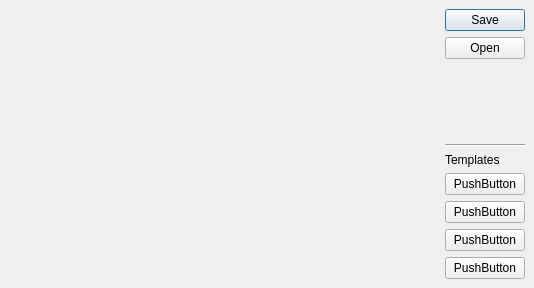
<?xml version="1.0" encoding="UTF-8"?>
<ui version="4.0">
 <class>DockEditor</class>
 <widget class="QDockWidget" name="DockEditor">
  <property name="geometry">
   <rect>
    <x>0</x>
    <y>0</y>
    <width>534</width>
    <height>288</height>
   </rect>
  </property>
  <property name="windowTitle">
   <string>DockWidget</string>
  </property>
  <widget class="QWidget" name="DockEditorContent">
   <layout class="QGridLayout" name="gridLayout">
    <item row="0" column="1">
     <widget class="QDialogButtonBox" name="fileBox">
      <property name="orientation">
       <enum>Qt::Vertical</enum>
      </property>
      <property name="standardButtons">
       <set>QDialogButtonBox::Open|QDialogButtonBox::Save</set>
      </property>
     </widget>
    </item>
    <item row="3" column="1">
     <widget class="QLabel" name="label">
      <property name="text">
       <string>Templates</string>
      </property>
     </widget>
    </item>
    <item row="4" column="1">
     <widget class="QPushButton" name="template1">
      <property name="text">
       <string>PushButton</string>
      </property>
     </widget>
    </item>
    <item row="5" column="1">
     <widget class="QPushButton" name="template2">
      <property name="text">
       <string>PushButton</string>
      </property>
     </widget>
    </item>
    <item row="6" column="1">
     <widget class="QPushButton" name="template3">
      <property name="text">
       <string>PushButton</string>
      </property>
     </widget>
    </item>
    <item row="7" column="1">
     <widget class="QPushButton" name="template4">
      <property name="text">
       <string>PushButton</string>
      </property>
     </widget>
    </item>
    <item row="1" column="1">
     <widget class="Line" name="line_2">
      <property name="orientation">
       <enum>Qt::Horizontal</enum>
      </property>
     </widget>
    </item>
    <item row="0" column="0">
     <spacer name="horizontalSpacer">
      <property name="orientation">
       <enum>Qt::Horizontal</enum>
      </property>
      <property name="sizeHint" stdset="0">
       <size>
        <width>401</width>
        <height>20</height>
       </size>
      </property>
     </spacer>
    </item>
   </layout>
  </widget>
 </widget>
 <resources/>
 <connections/>
</ui>
